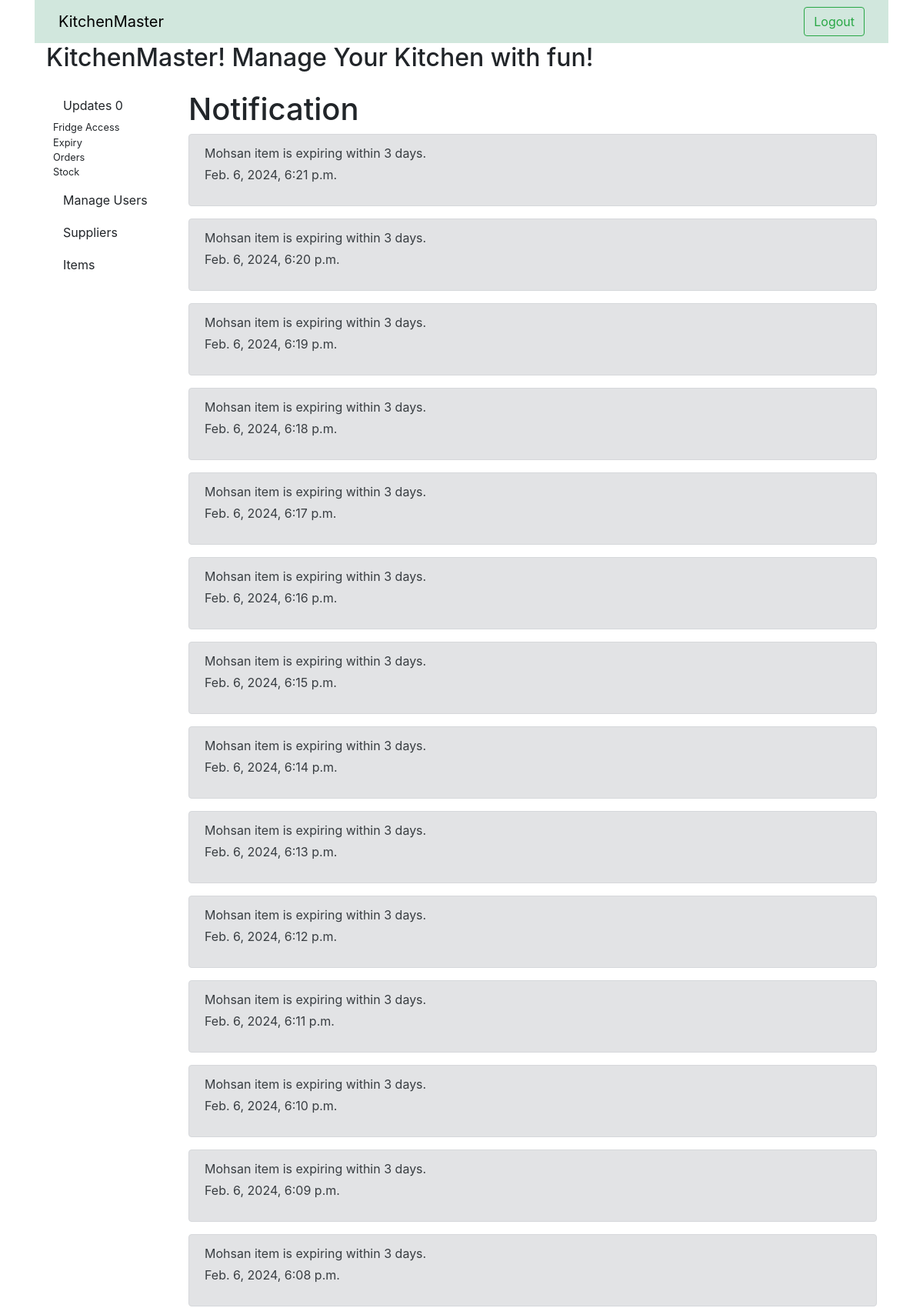
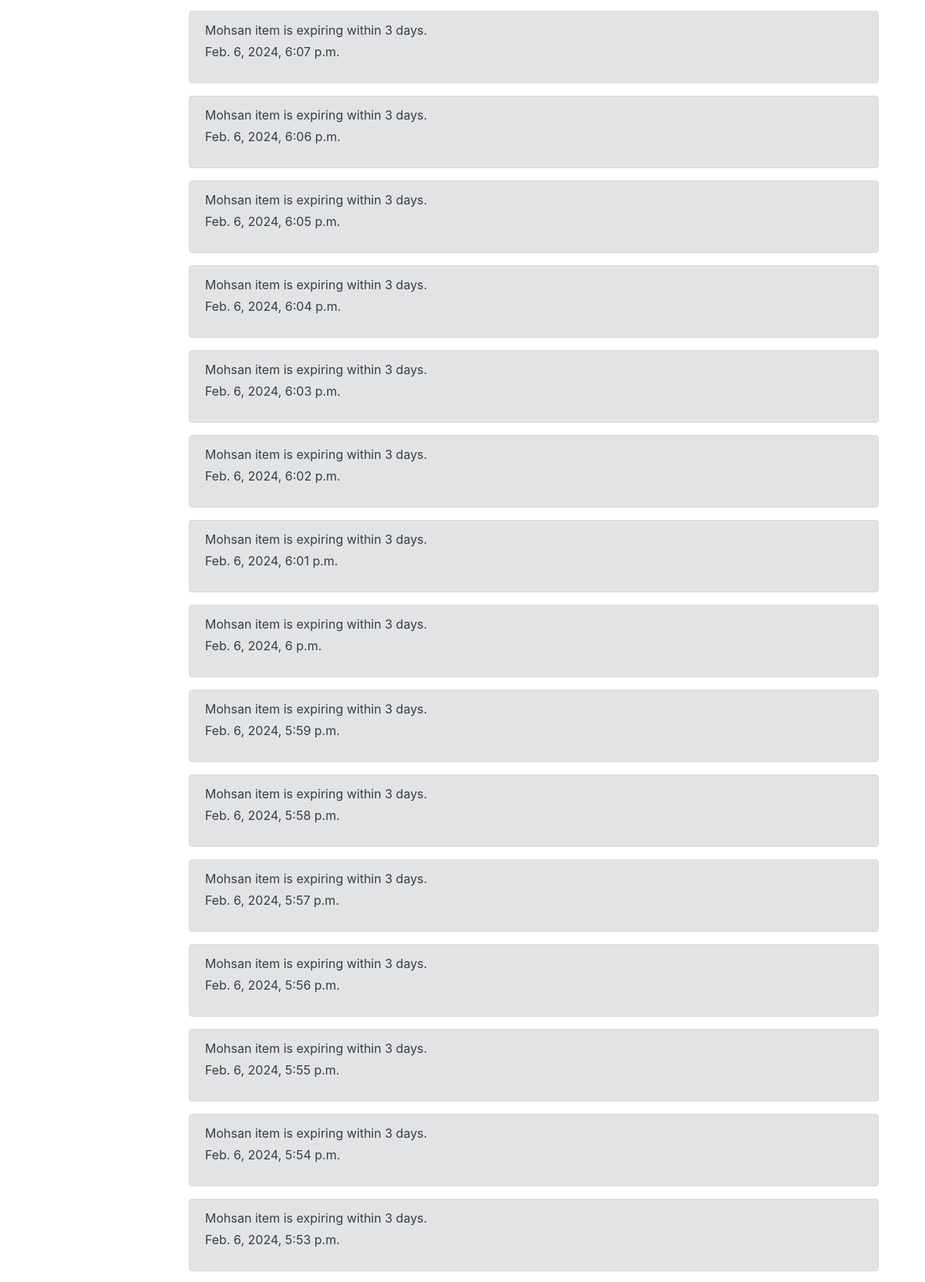
Page /updates/expiry (signed in, upper part) on the committed database (2 pictures, top to bottom).
### fridge/models.py (models this page shows, shortened)
class Notification(models.Model):
    user = models.ForeignKey(settings.AUTH_USER_MODEL,
                             on_delete=models.CASCADE)
    type = models.CharField(max_length=50, choices=NOTIFICATION_TYPE)
    message = models.TextField()
    created_at = models.DateTimeField(auto_now_add=True)
    is_read = models.BooleanField(default=False)

### fridge/views.py (the view)
# urls.py: path('updates/expiry', ExpiryNotificationListView.as_view(),
class ExpiryNotificationListView(LoginRequiredMixin, ListView):
    model = Notification
    template_name = "fridge/updates.html"
    context_object_name = "notifications"
    def get_queryset(self):
        queryset = Notification.objects.filter(type='item_expired').order_by("-created_at")
        queryset.update(is_read=True)
        return queryset

### fridge/context_processors.py (called while the page is built)
def dynamic_context(request):
    if request.user.is_superuser:
        notification_count = Notification.objects.filter(is_read=False).count()
        return {"notification_count": notification_count}
    return {}

### fridge/templates/fridge/updates.html
{% extends "fridge/admin_base.html"%}
{% block superuser_content %}
    <h1>Notification</h1>
    {% if notifications%}
    {% for notify in notifications %}
    <div class="alert {% if notify.is_read %} alert-secondary {% else %} alert-primary {% endif %}" role="alert">
        {{notify.message}}
        <p class="mt-1"> {{notify.created_at}} </p>
    </div>
    {% endfor %}
    {% else %}
    <p>No new notification</p>
    {% endif %}
    {% endblock superuser_content %}

### rows in the picture
Notification: message "Mohsan item is expiring within 3 days.", created_at "Feb. 6, 2024, 6:21 p.m."
Notification: message "Mohsan item is expiring within 3 days.", created_at "Feb. 6, 2024, 6:20 p.m."
Notification: message "Mohsan item is expiring within 3 days.", created_at "Feb. 6, 2024, 6:19 p.m."
Notification: message "Mohsan item is expiring within 3 days.", created_at "Feb. 6, 2024, 6:18 p.m."
Notification: message "Mohsan item is expiring within 3 days.", created_at "Feb. 6, 2024, 6:17 p.m."
Notification: message "Mohsan item is expiring within 3 days.", created_at "Feb. 6, 2024, 6:16 p.m."
Notification: message "Mohsan item is expiring within 3 days.", created_at "Feb. 6, 2024, 6:15 p.m."
Notification: message "Mohsan item is expiring within 3 days.", created_at "Feb. 6, 2024, 6:14 p.m."
Notification: message "Mohsan item is expiring within 3 days.", created_at "Feb. 6, 2024, 6:13 p.m."
Notification: message "Mohsan item is expiring within 3 days.", created_at "Feb. 6, 2024, 6:12 p.m."
Notification: message "Mohsan item is expiring within 3 days.", created_at "Feb. 6, 2024, 6:11 p.m."
Notification: message "Mohsan item is expiring within 3 days.", created_at "Feb. 6, 2024, 6:10 p.m."
Notification: message "Mohsan item is expiring within 3 days.", created_at "Feb. 6, 2024, 6:09 p.m."
Notification: message "Mohsan item is expiring within 3 days.", created_at "Feb. 6, 2024, 6:08 p.m."
Notification: message "Mohsan item is expiring within 3 days.", created_at "Feb. 6, 2024, 6:07 p.m."
Notification: message "Mohsan item is expiring within 3 days.", created_at "Feb. 6, 2024, 6:06 p.m."
Notification: message "Mohsan item is expiring within 3 days.", created_at "Feb. 6, 2024, 6:05 p.m."
Notification: message "Mohsan item is expiring within 3 days.", created_at "Feb. 6, 2024, 6:04 p.m."
Notification: message "Mohsan item is expiring within 3 days.", created_at "Feb. 6, 2024, 6:03 p.m."
Notification: message "Mohsan item is expiring within 3 days.", created_at "Feb. 6, 2024, 6:02 p.m."
Notification: message "Mohsan item is expiring within 3 days.", created_at "Feb. 6, 2024, 6:01 p.m."
Notification: message "Mohsan item is expiring within 3 days.", created_at "Feb. 6, 2024, 6 p.m."
Notification: message "Mohsan item is expiring within 3 days.", created_at "Feb. 6, 2024, 5:59 p.m."
Notification: message "Mohsan item is expiring within 3 days.", created_at "Feb. 6, 2024, 5:58 p.m."
Notification: message "Mohsan item is expiring within 3 days.", created_at "Feb. 6, 2024, 5:57 p.m."
Notification: message "Mohsan item is expiring within 3 days.", created_at "Feb. 6, 2024, 5:56 p.m."
Notification: message "Mohsan item is expiring within 3 days.", created_at "Feb. 6, 2024, 5:55 p.m."
Notification: message "Mohsan item is expiring within 3 days.", created_at "Feb. 6, 2024, 5:54 p.m."
Notification: message "Mohsan item is expiring within 3 days.", created_at "Feb. 6, 2024, 5:53 p.m."

### other values in the picture
{{ notification_count }} "0"
